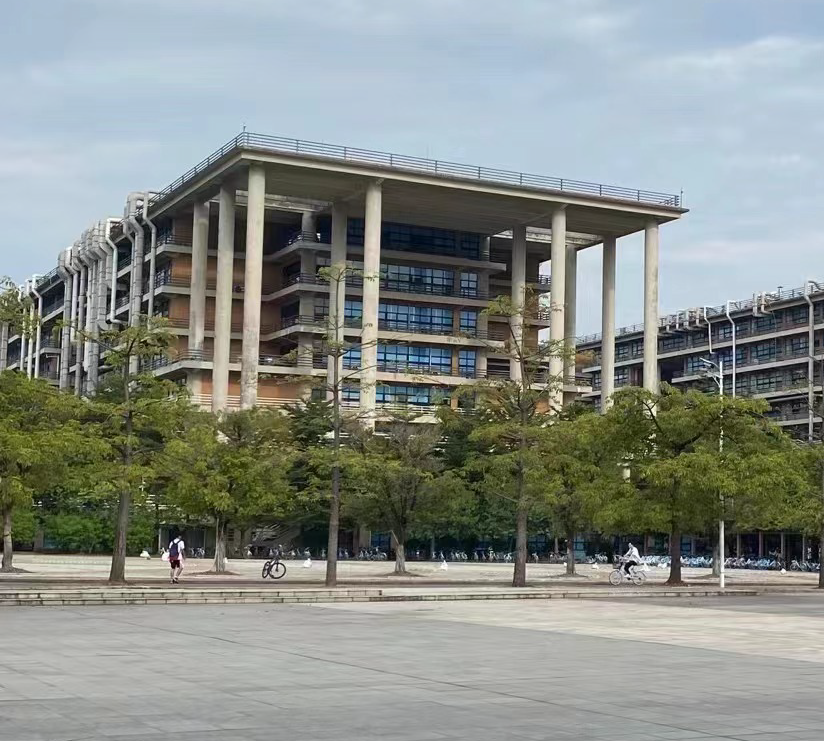
#> input picture Course Design and Experiments/CV/实验二/sift/p1.png, 824 x 741 px, found by its file name; its folder holds 2 pictures in this run; the run also reads 1 picture not shown here
$ python sift.py   (Python 2 division)
#> lines starting #> are read from the running program, lines starting #| are printed output that depends on the picture
# 图像拼接

import os
import sys
import numpy as np
import cv2 as cv
import matplotlib.pyplot as plt

# ----------- 1. 基于Stitcher类 -----------

# imgPath为图片所在的文件夹相对路径
imgPath = 'sift\\'
imgList = os.listdir(imgPath)
imgs = []

for imgName in imgList:
    pathImg = os.path.join(imgPath, imgName)
    img = cv.imread(pathImg)
#> img is the input picture: shape (741, 824, 3); mean B, G, R 137.1, 142.3, 136.4
    if img is None:
        print("图片不能读取：" + imgName)
        sys.exit(-1)
    imgs.append(img)

stitcher = cv.Stitcher.create(cv.Stitcher_PANORAMA)
_result, pano = stitcher.stitch(imgs)
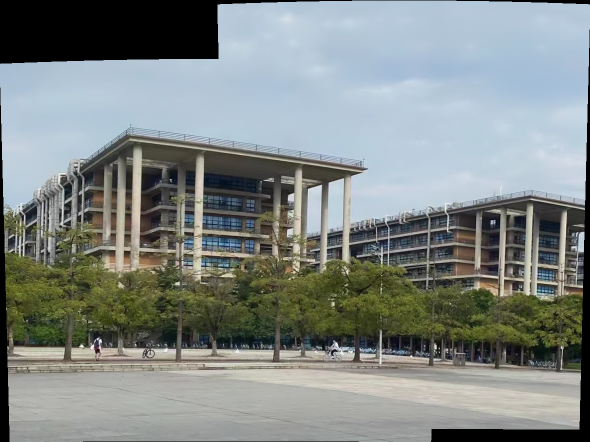
#> pano: shape (884, 1180, 3) (shown at 1/2 size); mean of channels 0, 1, 2 134, 136.1, 129.2; drawn as B, G, R
cv.imwrite('result\\p12.png', pano)

# -------------- 2. 高斯差分 -----------------

im1 = cv.imread('sift\\p1.png')
im1 = (im1[:, :, 0]).astype(np.double)
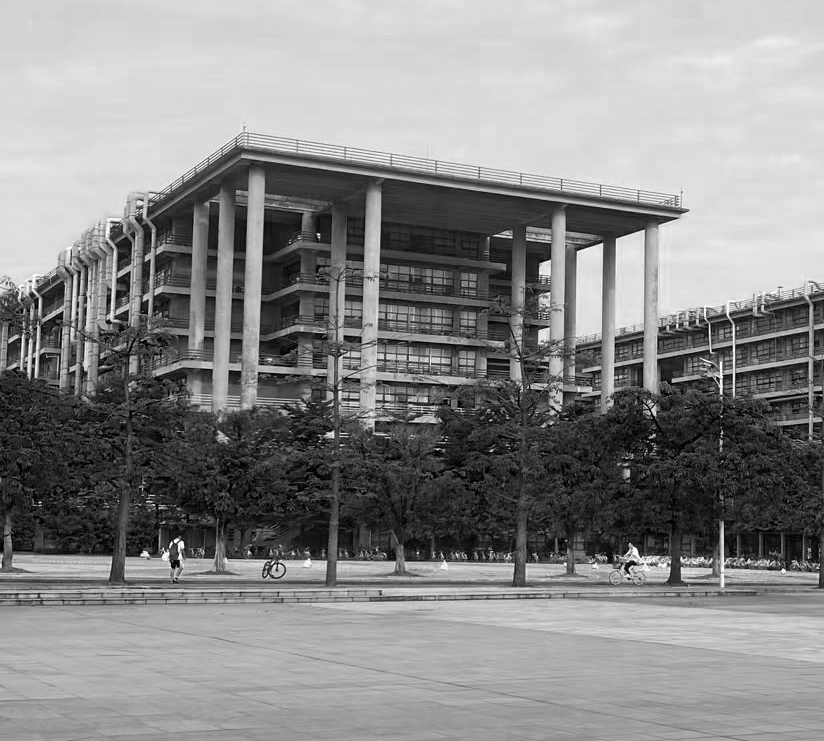
#> im1: shape (741, 824) float64; min 0, max 255, mean 137.1
sz = 7
sig = 3

# 此处补全：对im1执行高斯模糊。
# 提示：可用cv.GaussianBlur # 高斯核/标准差
im_gs = blur = cv.GaussianBlur(im1, (7, 7), 0)

im3 = im1 - im_gs
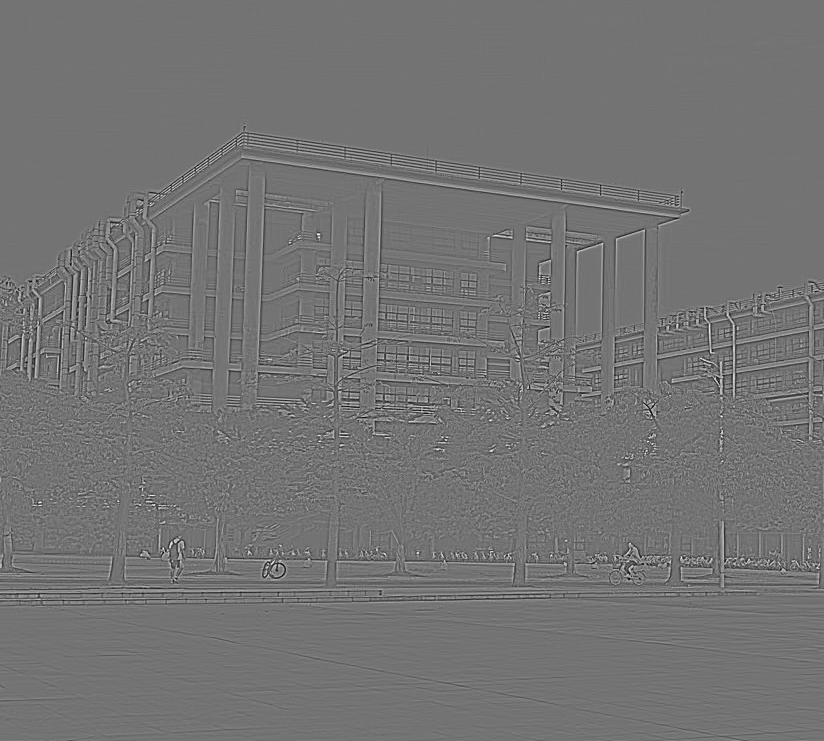
#> im3: shape (741, 824) float64; min -119.2, max 143.5, mean 0; drawn with min black and max white
cv.imshow("2", im3)
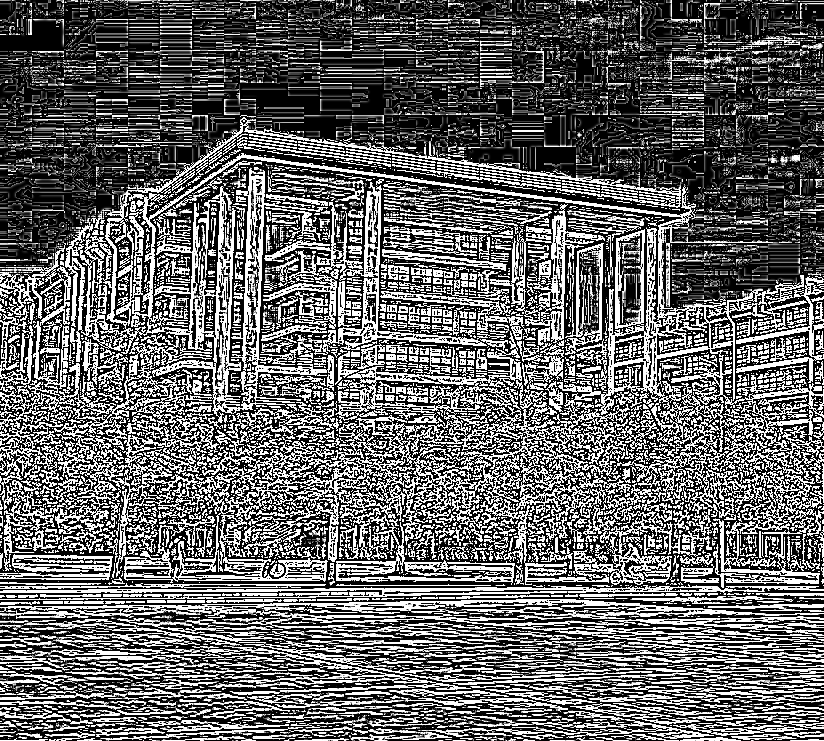
#> window '2': shape (741, 824); min 0, max 255, mean 101.1
cv.waitKey(0)

# 此处补全：将im3的灰度值归一化至[0,255]
min_val, max_val, min_loc, max_loc = cv.minMaxLoc(im3)
#> min_val = -119.2; max_val = 143.5; min_loc = (163, 552); max_loc = (721, 416)
im3 = cv.normalize(img, None, 0, 255, cv.NORM_MINMAX)

cv.imwrite('result\\s1-g.png', im1)
cv.imwrite('result\\s1-gs.png', im_gs)
cv.imwrite('result\\s1-cf.png', im3)

# ----------- 3. sift特征点 -----------
sift = cv.SIFT_create()
im1 = cv.imread('sift\\p1.png')
im2 = cv.imread('sift\\p2.png')

# 获取各个图像的特征点及sift特征向量
# 返回值kp包含sift特征的方向、位置、大小等信息
# des的shape为 (sift_num, 128)， sift_num表示图像检测到的sift特征数量
(kp1, des1) = sift.detectAndCompute(im1, None)
#> kp1 = 3954 keypoints; strongest (x, y, size): (171, 543, 1.9), (176, 541, 2.5), (181, 545, 4.4), (249, 552, 2.1)
(kp2, des2) = sift.detectAndCompute(im2, None)
#> kp2 = 4121 keypoints; strongest (x, y, size): (443, 726, 1.8), (82, 605, 1.9), (460, 734, 2.1), (725, 482, 2.5)

# 绘制特征点，并显示为红色圆圈
sift_1 = cv.drawKeypoints(im1, kp1, im1, color=(255, 0, 255))
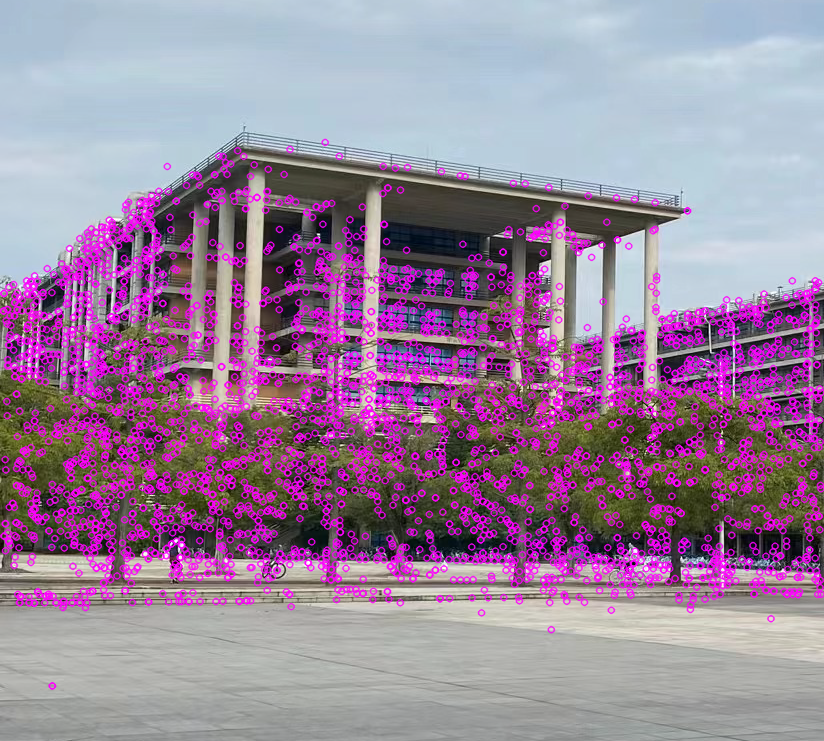
#> sift_1: shape (741, 824, 3); mean B, G, R 156.5, 130.9, 154.1
sift_2 = cv.drawKeypoints(im2, kp2, im2, color=(255, 0, 255))
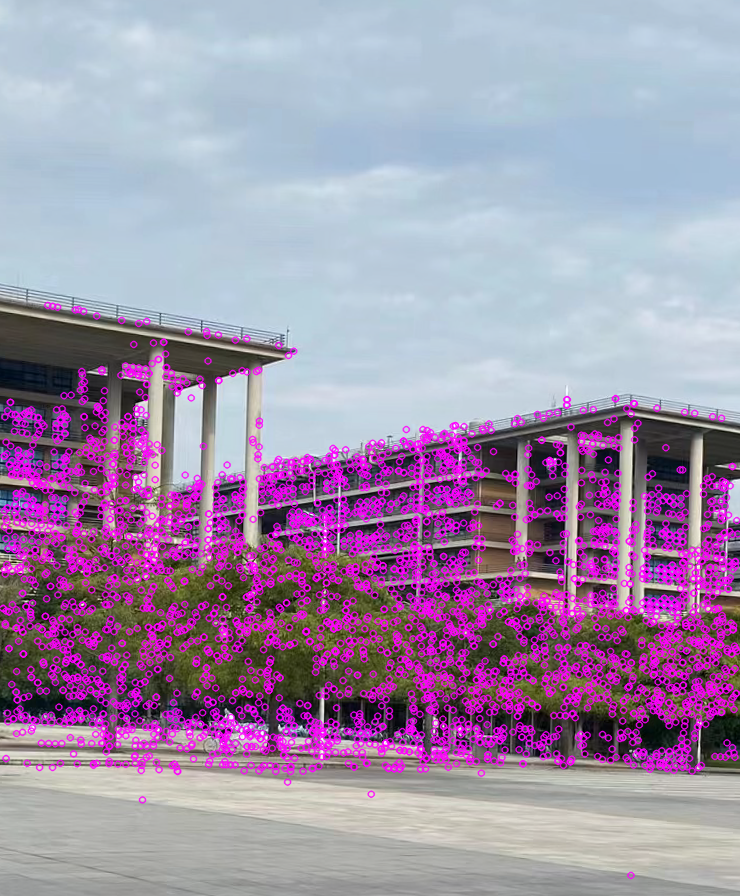
#> sift_2: shape (896, 740, 3); mean B, G, R 171.1, 142.8, 161.1

cv.imshow("2", sift_1);
cv.waitKey(0)
cv.imwrite('result\\sift_1.png', sift_1)
cv.imwrite('result\\sift_2.png', sift_2)

# -------------- 4. 特征点匹配 -----------------
# 特征点匹配
# K近邻算法求取在空间中距离最近的K个数据点，并将这些数据点归为一类

bf = cv.BFMatcher()
matches1 = bf.knnMatch(des1, des2, k=2)
#> matches1 = 3954 matches

# 调整ratio
# ratio=0.4：对于准确度要求高的匹配；
# ratio=0.6：对于匹配点数目要求比较多的匹配；
# ratio=0.5：一般情况下。
ratio1 = 0.5
good1 = []

for m1, n1 in matches1:
    # 如果最接近和次接近的比值大于一个既定的值，那么我们保留这个最接近的值，认为它和其匹配的点为good_match
    if m1.distance < ratio1 * n1.distance:
        good1.append([m1])
#> after the loop, good1 = 1209 matches

match_result1 = cv.drawMatchesKnn(im1, kp1, im2, kp2, good1, None, flags=2)
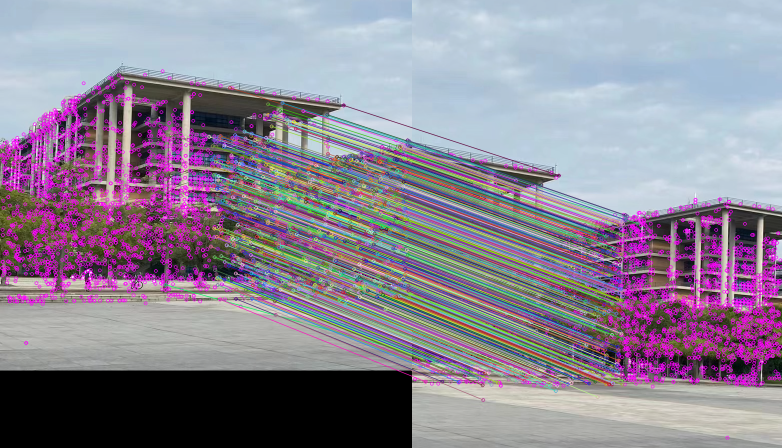
#> match_result1: shape (896, 1564, 3) (shown at 1/2 size); mean B, G, R 148.8, 132.8, 140.5
cv.imwrite("result\\sift_1-2.png", match_result1)

#


#
